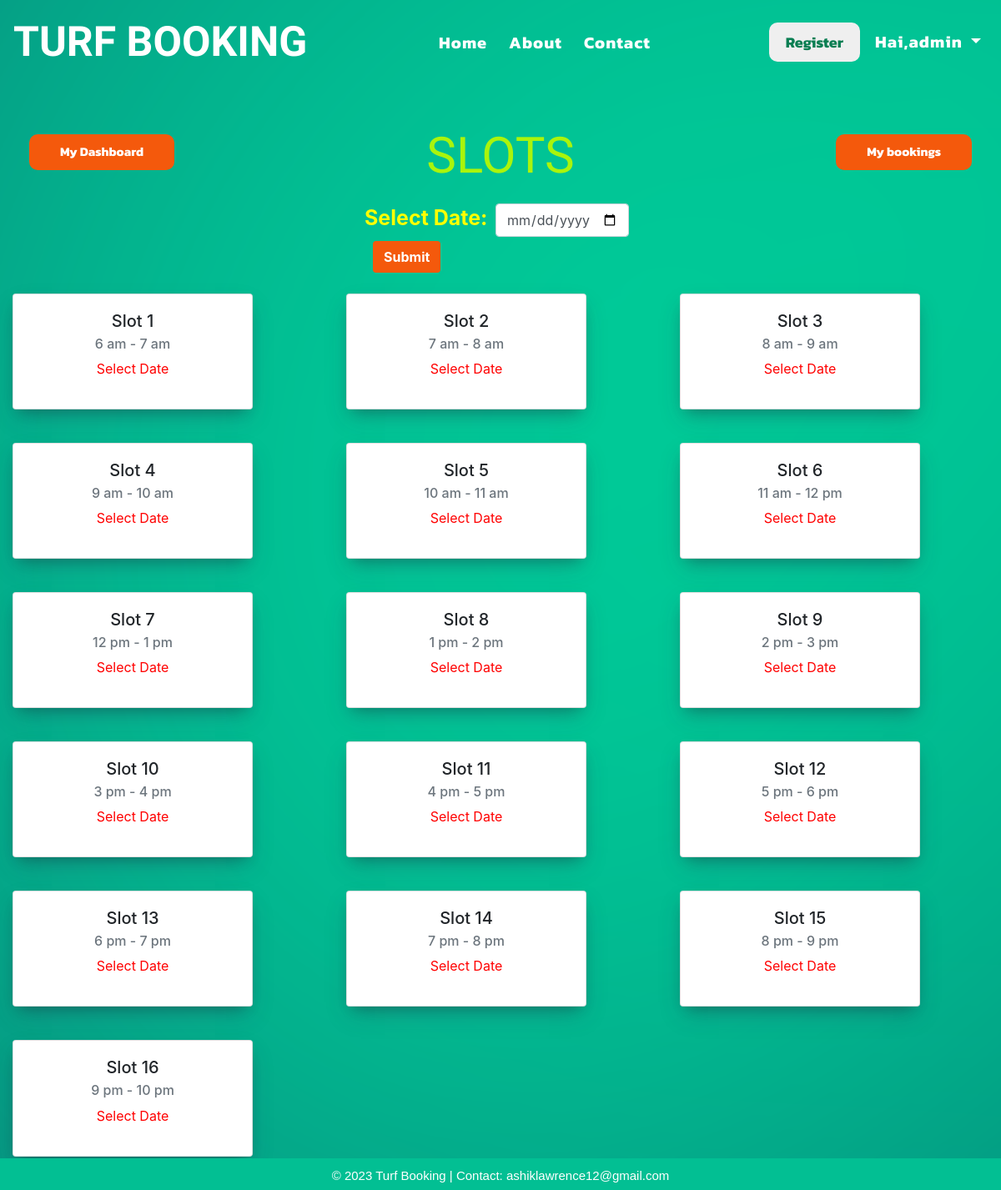
The page /viewslot (signed in) on the database its author committed.
### app1/models.py (models this page shows)
class Slot(models.Model):
    Slotname = models.CharField(max_length=50)
    Timerange = models.TextField()

### app1/views.py (the view)
# urls.py: path('viewslot',views.viewslot,name='viewslot'),
@login_required(login_url='login')
def viewslot(request):
    x = Slot.objects.all()
    y = BookedSlot.objects.all()
    return render(request,'viewslot.html',{'slots':x,'bookedslots':y})

### templates/viewslot.html (shortened to what this page needs)
{% include 'base.html' %}
{% now "Y-m-d" as current_datetime %}
<!DOCTYPE html>
{% load static %}
<html lang="en">
  <head>
    <link
      rel="stylesheet"
      href="https://cdn.jsdelivr.net/npm/bootstrap@4.0.0/dist/css/bootstrap.min.css"
    />
  </head>
  <body>
    {% block content %}
    <div class="container-fluid" id="maincont">
      <div class="row">
        <div class="col-4">
          <a href="main"><button id="btn2" class="btn" style="float: left;">My Dashboard</button></a>
        </div>
        <div class="col-4">
          <h1 style="text-align: center">SLOTS</h1>
        </div>
        <div class="col-4">
          <a href="mybookings"><button id="btn2" class="btn">My bookings</button></a>
        </div>
      </div>
      <div class="row">
        <div class="col"></div>
        <div class="col" id="datecol">
        <form action="dateselect" method="post">
          <label style="color: yellow; font-weight: bold; font-size: 25px;">Select Date:</label>
        <input type="date" class="form-control" id="datepicker" style="margin-left: 5px;" name="slotdate" min="{{current_datetime}}">
        <button type="submit" id="sub_btn" class="btn">Submit</button>
      </form>
    </div>
    <div class="col"></div>
      </div>
      <div class="row">
        {% for i in slots %}
        <div class="col-sm" id="cols">
          <div class="card" style="width: 18rem">
            <div class="card-body">
              <h5 class="card-title">{{i.Slotname}}</h5>
              <h6 class="card-subtitle mb-2 text-muted">{{i.Timerange}}</h6>
              <div class="row">
                <div class="col-12">
                  {% if date %}
                  <p style="text-align: center; color: black;">{{date}}</p>
                  {% if not i.Slotname in booked %}
                 <form action="slotbooking" method="post">
                {% csrf_token %}
                <input type="hidden" name="idnum" value="{{i.id}}">
                <input type="hidden" name="slotname" value="{{i.Slotname}}">
                <input type="hidden" name="timerange" value="{{i.Timerange}}">
                <input type="hidden" name="bookeddate" value="{{current_datetime}}">
                <input type="hidden" name="slotdate" value="{{date}}">
                <button action="submit" id="btn1" class="btn">Book Now</button>
              </form>
              {% else %}
              <p class="card-text">Booked</p>
              {% endif %}
                  {% else %}
                  <p style="text-align: center; color: red;">Select Date</p>
                  {% endif %}
                </div>
              </div>
            </div>
          </div>
        </div>
        {% endfor %}
      </div>
    </div>
    {% endblock %}
  </body>
</html>

### templates/base.html (shortened to what this page needs)
<!DOCTYPE html>
{% load static %}
<html lang="en">
<head>
  <link rel="stylesheet" href="https://cdn.jsdelivr.net/npm/bootstrap@4.0.0/dist/css/bootstrap.min.css"
 />
</head>
<body>
  <nav class="navbar navbar-expand-lg navbar-dark" id="navbc">
    <a class="navbar-brand" href="index">TURF BOOKING</a>
    <div class="collapse navbar-collapse" id="navbarNav">
      <ul class="navbar-nav ml-auto" id="navbarlnk">
        <li class="nav-item">
          <a class="nav-link" href="index">Home <span class="sr-only">(current)</span></a>
        </li>
        <li class="nav-item">
          <a class="nav-link" href="about">About</a>
        </li>
        <li class="nav-item">
          <a class="nav-link" href="contact">Contact</a>
        </li>
      </ul>
      <ul class="navbar-nav ml-auto" id="navlbtn">
        <a href="register"><button type="button" class="btnbor1">Register</button></a>
        {% if request.user.is_authenticated %}
        <li class="nav-item dropdown">
          <a class="nav-link dropdown-toggle" href="#" id="navbarDropdownMenuLink" data-toggle="dropdown"
            aria-haspopup="true" aria-expanded="false">
            Hai,<span style="font-weight: bold">{{ request.user }}</span>
          </a>
        {% else %}
        <a href="login"><button type="button" class="btnbor2">Login</button></a>
        {% endif %}
        </li>
      </ul>
    </div>
  </nav>
  <footer>
    <p>&copy; 2023 Turf Booking | Contact: ashiklawrence12@gmail.com</p>
  </footer>
</body>
</html>

### templates/base.html (style rules this page uses)
.nav-link { color: white !important; font-size: 20px; font-family: "Kanit", sans-serif; font-weight: bold; letter-spacing: 1px; transition: 1s; margin-left: 10px; padding-left: 5px; padding-right: 5px; }
footer { position: fixed; background-color: #02bf93; width: 100%; bottom: 0px; padding-top: 10px; margin-bottom: -10px; z-index: 1; }
footer p { text-align: center; color: white; font-size: 15px; font-family: "Gill Sans", "Gill Sans MT", Calibri, "Trebuchet MS", sans-serif; }
#navbc { background-color: transparent !important; }
.btnbor1 { color: #097e52; border: white; font-weight: bold; font-size: 18px; margin-left: 10px; padding: 10px; padding-left: 20px; padding-right: 20px; border-radius: 10px; transition: 1s; font-family: "Kanit", sans-serif; }
.navbar-brand { font-size: 50px !important; font-weight: bold; font-family: "Teko", sans-serif; }

### rows shown on the page
Slot: Slotname "Slot 1", Timerange "6 am - 7 am"
Slot: Slotname "Slot 2", Timerange "7 am - 8 am"
Slot: Slotname "Slot 3", Timerange "8 am - 9 am"
Slot: Slotname "Slot 4", Timerange "9 am - 10 am"
Slot: Slotname "Slot 5", Timerange "10 am - 11 am"
Slot: Slotname "Slot 6", Timerange "11 am - 12 pm"
Slot: Slotname "Slot 7", Timerange "12 pm - 1 pm"
Slot: Slotname "Slot 8", Timerange "1 pm - 2 pm"
Slot: Slotname "Slot 9", Timerange "2 pm - 3 pm"
Slot: Slotname "Slot 10", Timerange "3 pm - 4 pm"
Slot: Slotname "Slot 11", Timerange "4 pm - 5 pm"
Slot: Slotname "Slot 12", Timerange "5 pm - 6 pm"
Slot: Slotname "Slot 13", Timerange "6 pm - 7 pm"
Slot: Slotname "Slot 14", Timerange "7 pm - 8 pm"
Slot: Slotname "Slot 15", Timerange "8 pm - 9 pm"
Slot: Slotname "Slot 16", Timerange "9 pm - 10 pm"

### other values the page prints
{{ request.user }} "admin"
